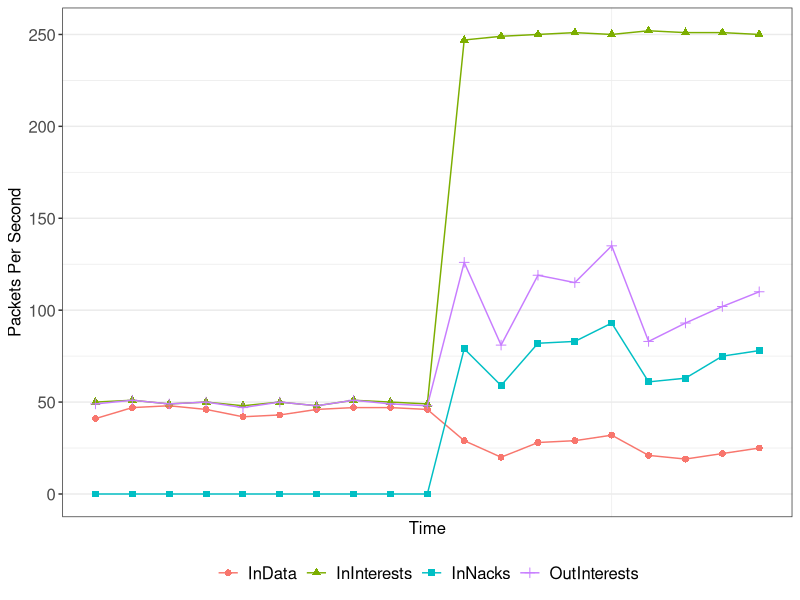

The R source for this figure:
# Copyright (c) 2012,2015  Alexander Afanasyev <alexander.afanasyev@ucla.edu>

# install.packages('ggplot2')
library(ggplot2)
# install.packages('scales')
library(scales)

# install.packages('doBy')
library(doBy)

#########################
# Rate trace processing #
#########################
data = read.table("rate-trace.txt", header=T)
data$Node = factor(data$Node)
data$FaceId <- factor(data$FaceId)
data$PacketRaw <- data$PacketRaw
data$Type = factor(data$Type)

# exlude irrelevant types
data = subset(data, Type %in% c("InInterests", "OutInterests", "InData", "InNacks"))


# combine stats from all faces
data.combined = summaryBy(. ~ Time + Node + Type, data=data, FUN=sum)
data.root = subset(data.combined, Node == "R1-1")
data.root = subset(data.root, Time < 61)

# graph rates on the root nodes in Packets
g.root <- ggplot(data.root) +
  # ggtitle("Controller C1") + 
  geom_point(aes (x=Time, y=PacketRaw.sum, color = Type, shape = Type), size=2) +
  geom_line(aes (x=Time, y=PacketRaw.sum, color = Type), size=0.5) +
  ylab("Packets Per Second") +
  # scale_colour_discrete(labels=c("CTRL/Req", "CTRL/Resp")) +
  # scale_shape_discrete(labels=c("CTRL/Req", "CTRL/Resp")) +
  scale_x_continuous(breaks=seq(0, 180, 30)) +
  # scale_y_continuous(breaks=seq(0, 1, 0.1)) +
  theme_bw() + 
  theme(legend.position = 'bottom') +
  theme(plot.title=element_text(size=12,hjust=0.5),axis.title=element_text(size=12),axis.text=element_text(size=12),legend.text=element_text(size=12), legend.title=element_blank())

pdf("路由器.pdf", width=8, height=4)
print(g.root)
retval <- dev.off()